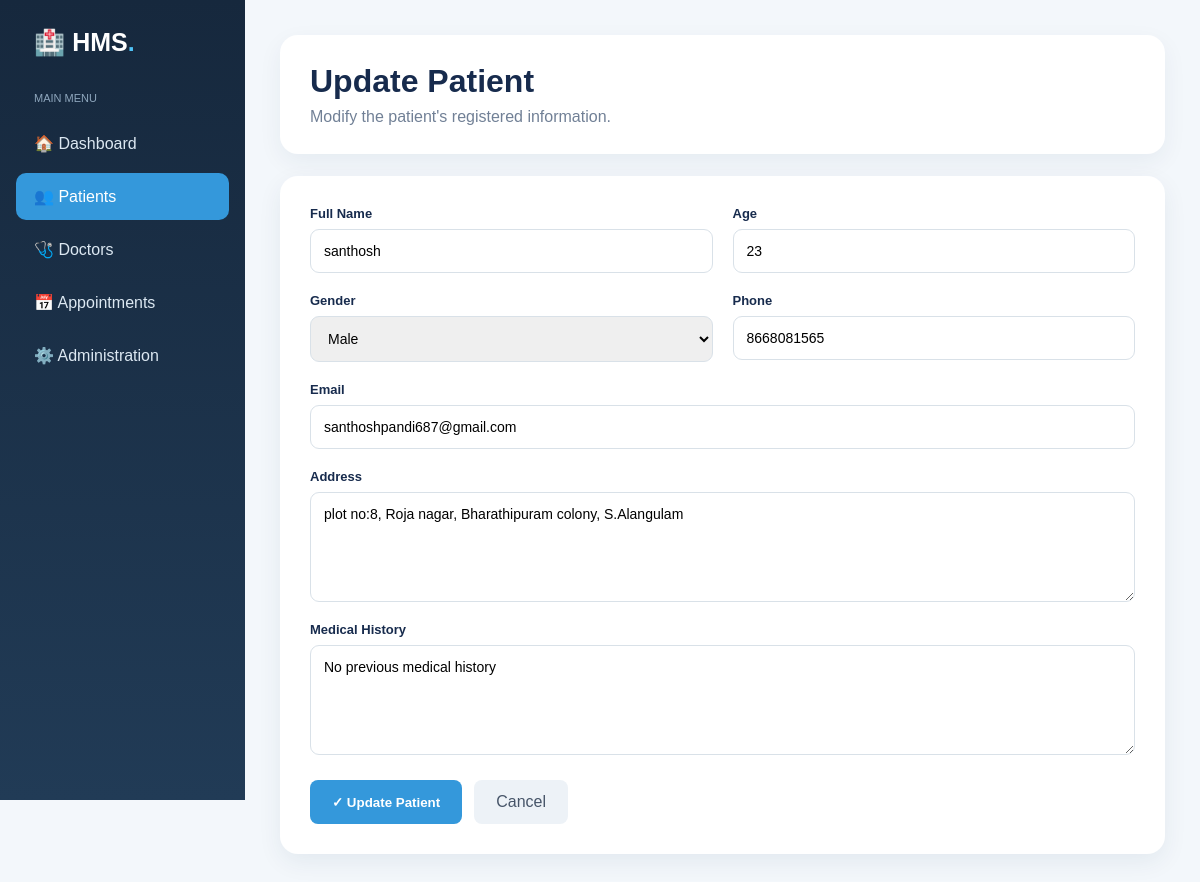
Page /patients/edit/1/ on the committed database.
### patients/models.py (models this page shows, shortened)
class Patient(models.Model):
    name = models.CharField(max_length=100)
    age = models.IntegerField()
    gender = models.CharField(max_length=20)
    phone = models.CharField(max_length=15)
    email = models.EmailField()
    address = models.TextField()
    medical_history = models.TextField()

### patients/views.py (the view)
def edit_patient(request, id):
    patient = get_object_or_404(
        Patient,
        id=id
    )
    if request.method == 'POST':
        form = PatientForm(
            request.POST,
            instance=patient
        )
        if form.is_valid():
            form.save()
            return redirect('patient_list')
    else:
        form = PatientForm(
            instance=patient
        )
    return render(
        request,
        'patients/edit_patient.html',
        {
            'form': form,
            'patient': patient
        }
    )

### patients/forms.py
class PatientForm(forms.ModelForm):
    class Meta:
        model = Patient
        fields = '__all__'

### hospital/patients/templates/patients/edit_patient.html (shortened to what this page needs)
<!DOCTYPE html>
<html lang="en">
<head>
</head>
<body>
<div class="sidebar">
    <div class="logo">
        🏥 HMS<span>.</span>
    </div>
    <div class="menu-title">
        Main Menu
    </div>
    <div class="menu">
        <a href="{% url 'dashboard' %}">
            🏠 Dashboard
        </a>
        <a href="{% url 'patient_list' %}" class="active">
            👥 Patients
        </a>
        <a href="{% url 'doctor_list' %}">
            🩺 Doctors
        </a>
        <a href="{% url 'appointment_list' %}">
            📅 Appointments
        </a>
        <a href="/admin/">
            ⚙️ Administration
        </a>
    </div>
</div>
<div class="main">
    <div class="header">
        <h1>Update Patient</h1>
        <p>
            Modify the patient's registered information.
        </p>
    </div>
    <div class="card">
        <form method="POST">
            <div class="grid">
                <div class="field">
                    <label>Full Name</label>
                    <input
                        type="text"
                        name="name"
                        value="{{ patient.name }}"
                        required
                    >
                </div>
                <div class="field">
                    <label>Age</label>
                    <input
                        type="number"
                        name="age"
                        value="{{ patient.age }}"
                        required
                    >
                </div>
                <div class="field">
                    <label>Gender</label>
                    <select name="gender">
                        <option value="Male"
                        {% if patient.gender == "Male" %}selected{% endif %}>
                            Male
                        </option>
                    </select>
                </div>
                <div class="field">
                    <label>Phone</label>
                    <input
                        type="text"
                        name="phone"
                        value="{{ patient.phone }}"
                        required
                    >
                </div>
                <div class="field full">
                    <label>Email</label>
                    <input
                        type="email"
                        name="email"
                        value="{{ patient.email }}"
                    >
                </div>
                <div class="field full">
                    <label>Address</label>
                    <textarea name="address">{{ patient.address }}</textarea>
                </div>
                <div class="field full">
                    <label>Medical History</label>
                    <textarea name="medical_history">{{ patient.medical_history }}</textarea>
                </div>
            </div>
            <div class="actions">
                <button type="submit" class="update">
                    ✓ Update Patient
                </button>
                <a
                    href="{% url 'patient_list' %}"
                    class="cancel">
                    Cancel
                </a>
            </div>
        </form>
    </div>
</div>
</body>
</html>

### hospital/patients/templates/patients/edit_patient.html (style rules this page uses)
* { box-sizing: border-box; }
body { margin: 0; font-family: Arial, sans-serif; background: #f3f7fb; color: #172b4d; }
.sidebar { position: fixed; width: 245px; height: 100vh; background: linear-gradient(180deg, #16283d, #213b56); padding: 28px 16px; color: white; }
.logo { font-size: 25px; font-weight: bold; padding: 0 18px 35px; }
.logo span { color: #4fc3f7; }
.menu-title { font-size: 11px; color: #8fa7bd; padding: 0 18px 10px; text-transform: uppercase; }
.menu a { display: block; padding: 14px 18px; margin: 6px 0; border-radius: 10px; color: #dce8f2; text-decoration: none; }
.menu a:hover, .menu a.active { background: #3498db; color: white; }
.main { margin-left: 245px; padding: 35px; }
.header { background: white; padding: 28px 30px; border-radius: 18px; margin-bottom: 22px; box-shadow: 0 8px 25px rgba(20,50,80,.06); }
.header h1 { margin: 0 0 8px; }
.header p { margin: 0; color: #718096; }
.card { max-width: 900px; background: white; padding: 30px; border-radius: 18px; box-shadow: 0 8px 25px rgba(20,50,80,.07); }
.grid { display: grid; grid-template-columns: 1fr 1fr; gap: 20px; }
.field { display: flex; flex-direction: column; }
.full { grid-column: 1 / -1; }
label { font-size: 13px; font-weight: bold; margin-bottom: 8px; }
input, select, textarea { padding: 13px; border: 1px solid #d9e1e8; border-radius: 9px; font-size: 14px; outline: none; font-family: Arial; }
textarea { min-height: 110px; resize: vertical; }
.actions { margin-top: 25px; display: flex; gap: 12px; }
.update { background: #3498db; color: white; border: none; padding: 13px 22px; border-radius: 8px; font-weight: bold; cursor: pointer; }
.cancel { background: #edf2f7; color: #475569; text-decoration: none; padding: 13px 22px; border-radius: 8px; }

### rows in the picture
Patient: name "santhosh", age "23", gender "Male", phone "8668081565", email "santhoshpandi687@gmail.com", address "plot no:8, Roja nagar, Bharathipuram colony, S.Alangulam", medical_history "No previous medical history"
